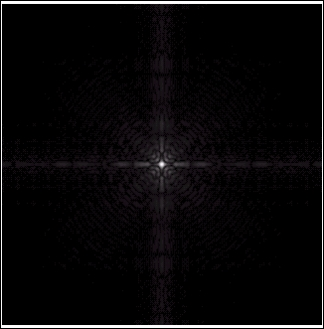
#> input picture pic/fourierspectrum.jpg, 324 x 329 px, found by its file name
$ jupyter execute 7_Transformasi_Log.ipynb
#> lines starting #> are read from the running program, lines starting #| are printed output that depends on the picture
# Transformasi Log
Import Library

[cell 1]
import cv2
import numpy as np
import matplotlib.pyplot as plt

Path Gambar dan Membaca Gambar

[cell 2]
img_path = "fourierspectrum.jpg"
img = cv2.imread(img_path, 0)
#> img: shape (329, 324); min 0, max 255, mean 9.5
print("Image shape:", img.shape)
#| Image shape: (329, 324)

Fungsi Transformasi Logaritma

[cell 3]
def log_transformation(r, c):
#> called with c = 1
    r = r.astype(np.float32)
    s = c * np.log(1 + r)
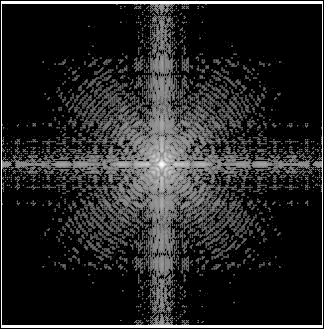
#> s: shape (329, 324) float32; min 0, max 5.55, mean 0.817; drawn with min black and max white
    s = rescale_image(s)
    return s.astype(np.uint8)

Rescale Gambar

[cell 4]
def rescale_image(img):
    img -= np.min(img)
    img /= np.max(img)
    img *= 255
    return img

Trasformasi Logaritma Konstanta 1

[cell 5]
img_log_transformed = log_transformation(img, 1)

[cell 6]
hstacked = np.hstack((img, img_log_transformed))
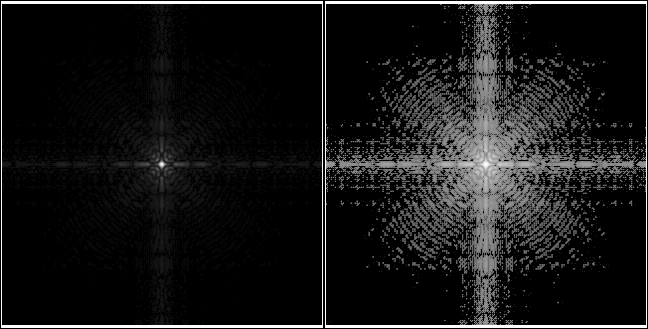
#> hstacked: shape (329, 648); min 0, max 255, mean 23.4

Menampilkan Gambar

[cell 7]
plt.imshow(hstacked, cmap="gray")
plt.show()
plt.imshow(img_log_transformed, cmap="gray")
plt.show()

Transformasi Pada Array

[cell 8]
a = np.array([5, 50, 150, 254, 255], dtype=np.uint8)
a_log = log_transformation(a, 1)
